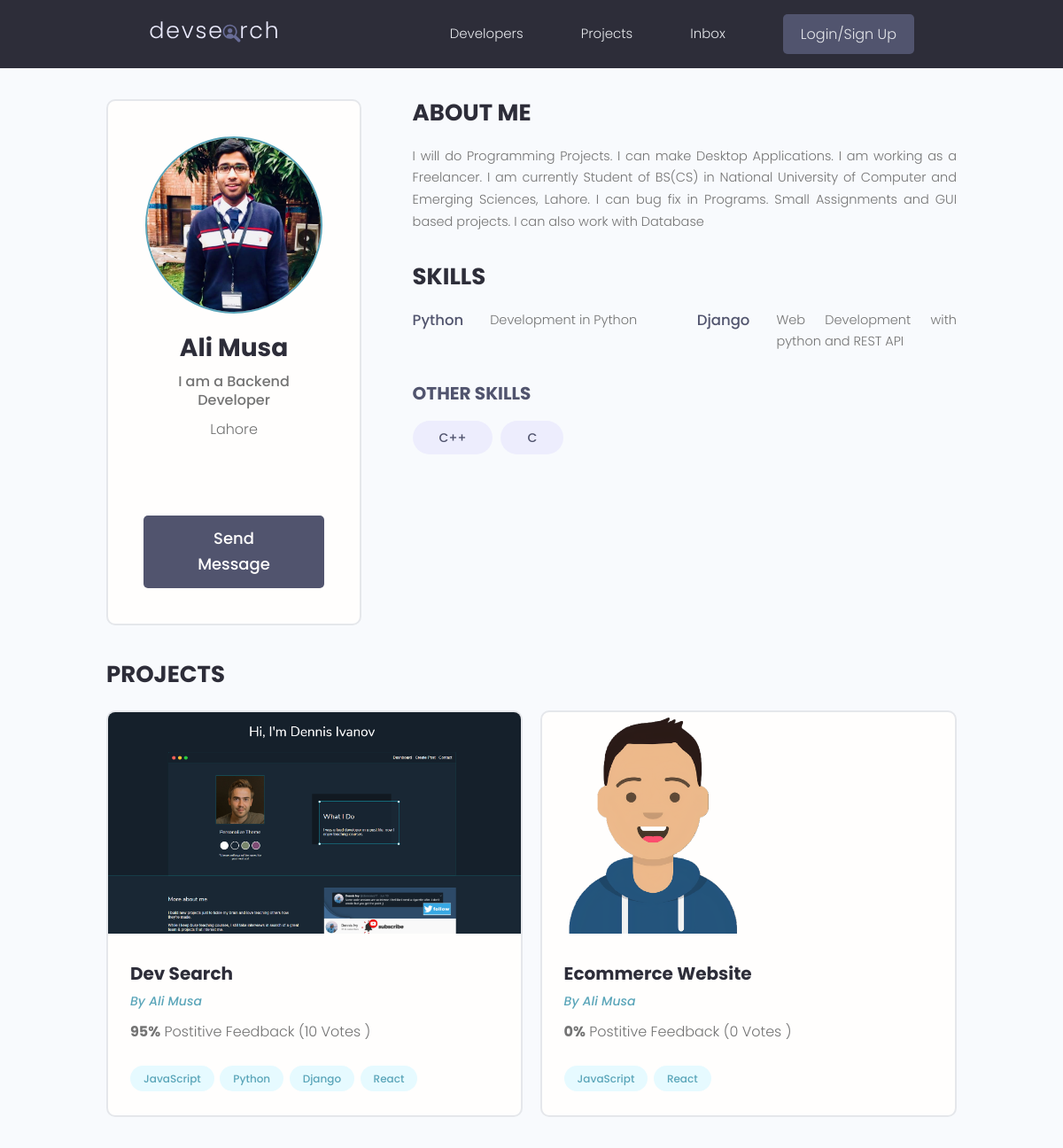
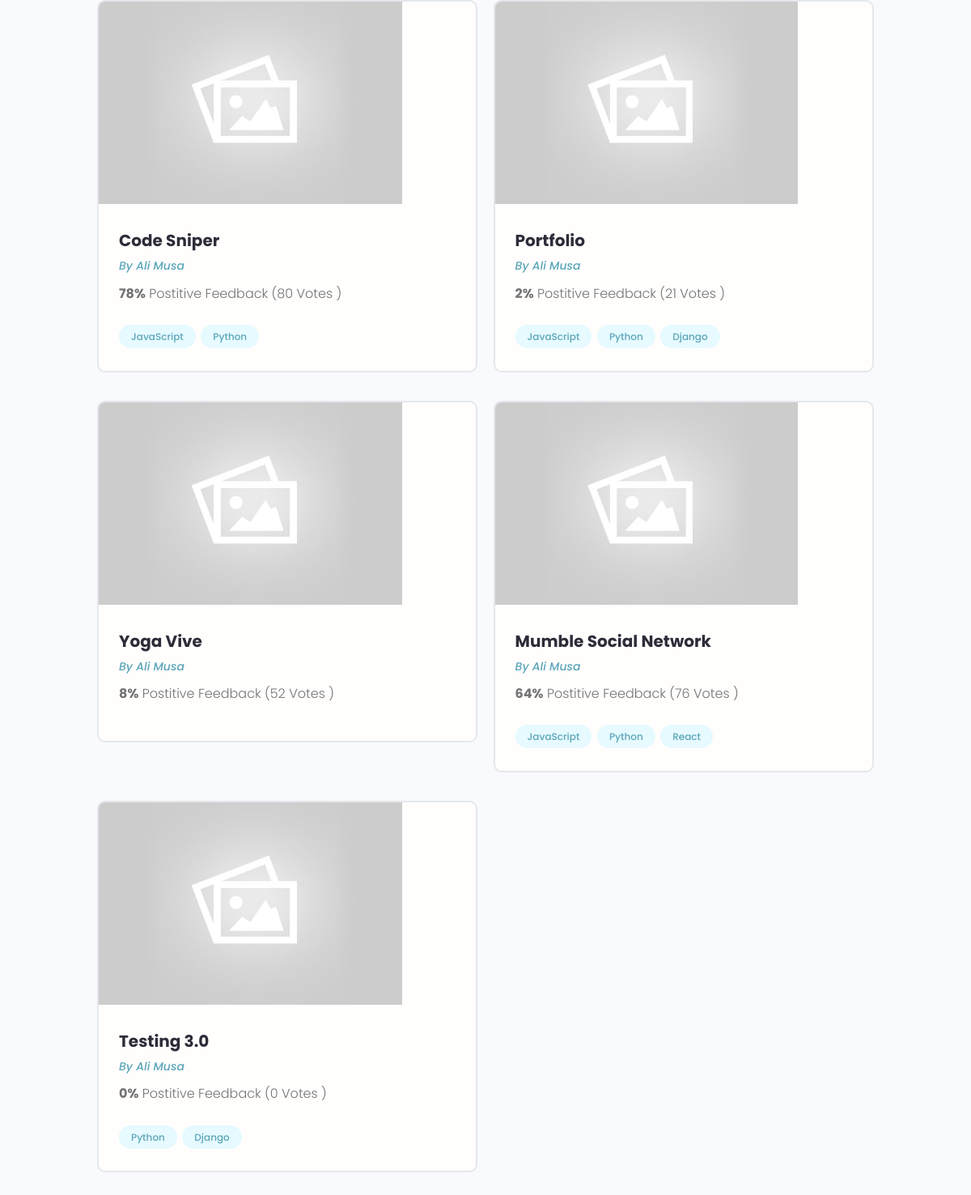
Screenshot of /profile/02c7e98f-ef37-408d-b81f-050dfba50e85/ with the database file from the repository (2 pictures, top to bottom).
### users/models.py (models this page shows, shortened)
class Profile(models.Model):
    user = models.OneToOneField(User, on_delete=models.CASCADE, null = True, blank = True)
    username= models.CharField(max_length=200, blank=True, null = True)
    name = models.CharField(max_length=200, blank=True, null = True)
    email= models.EmailField(max_length=200, blank = True, null = True)
    location = models.CharField(max_length=200, blank = True, null = True)
    short_intro = models.CharField(max_length=200, blank=True, null = True)
    bio = models.TextField(blank = True, null= True)
    profile_image = models.ImageField(null=True, blank = True, upload_to='profiles/', default = 'profiles/user-default.png')
    social_github = models.CharField(max_length=200, blank=True, null = True)
    social_twitter = models.CharField(max_length=200, blank=True, null = True)
    social_linkedin = models.CharField(max_length=200, blank=True, null = True)
    social_youtube = models.CharField(max_length=200, blank=True, null = True)
    created = models.DateTimeField(auto_now_add= True)
    id = models.UUIDField(default=uuid.uuid4, unique=True, primary_key=True, editable = False)

class Skill(models.Model):
    owner = models.ForeignKey(Profile, on_delete=models.CASCADE, null = True, blank=True)
    name = models.CharField(max_length=200, blank=True, null = True)
    description = models.TextField(null =True, blank= True)
    created = models.DateTimeField(auto_now_add= True)
    id = models.UUIDField(default=uuid.uuid4, unique=True, primary_key=True, editable = False)

### projects/models.py (models this page shows, shortened)
class Project(models.Model):
    owner = models.ForeignKey(Profile, null = True, blank = True, on_delete = models.SET_NULL)
    title = models.CharField(max_length=200)
    description = models.TextField(null=True, blank= True)
    feature_image = models.ImageField(null=True, blank=True, default = 'default.jpg')
    demo_link = models.CharField(max_length = 2000, null =True, blank = True)
    source_link = models.CharField(max_length= 2000, null = True, blank = True)
    Tags = models.ManyToManyField('Tags',blank=True)
    created = models.DateTimeField(auto_now_add= True)
    vote_total = models.IntegerField(default = 0, null = True, blank= True)
    vote_ratio = models.IntegerField(default = 0, null = True, blank = True)
    id = models.UUIDField(default=uuid.uuid4, unique=True, primary_key=True, editable = False)

class Tags(models.Model):
    name = models.CharField(max_length=200)
    created = models.DateTimeField(auto_now_add= True)
    id = models.UUIDField(default=uuid.uuid4, unique=True, primary_key=True, editable = False)
    def __str__(self):
        return self.name

### users/views.py (the view)
# urls.py: path('profile/<str:pk>/', views.userProfile, name='user-profile')
def userProfile(request, pk):
    profile = Profile.objects.get(id=pk)
    skills = profile.skill_set.all()
    projects = profile.project_set.all()
    context = {'profile': profile, 'skills': skills, 'projects': projects}
    return render(request, 'users/user-profile.html', context)

### users/templates/users/user-profile.html (shortened to what this page needs)
{% extends 'main.html' %}
{% block content %}
<main class="profile my-md">
    <div class="container">
      <div class="layout">
        <div class="column column--1of3">
          <div class="card text-center">
            <div class="card__body dev">
              <img class="avatar avatar--xl" src="{{ profile.profile_image.url }}" />
              <h2 class="dev__name">{{profile.name}}</h2>
              <p class="dev__title">{{profile.short_intro}}</p>
              <p class="dev__location">{{profile.location}}</p>
              <ul class="dev__social">
              </ul>
              <a href="#" class="btn btn--sub btn--lg">Send Message </a>
            </div>
          </div>
        </div>
        <div class="column column--2of3">
          <div class="devInfo">
            <h3 class="devInfo__title">About Me</h3>
            <p class="devInfo__about">{{profile.bio}}
           </p>
          </div>
          <div class="devInfo">
            <h3 class="devInfo__title">Skills</h3>
            <div class="devInfo__skills">
              <div class="devSkill">
                {% for skill in skills %}
                    {% if skill.description %}
                    <h4 class="devSkill__title">{{skill.name}}</h4>
                    <p class="devSkill__info">
                    {{skill.description}}
                </p>
                    {% endif %}
                {% endfor %}
              </div>
                <h3 class="devInfo__subtitle">Other Skills</h3>
                <div class="devInfo__otherSkills">
                {% for skill  in skills %}
                    {% if not skill.description  %}
                    <span class="tag tag--pill tag--sub tag--lg">
                    <small>{{skill.name}}</small>
                    </span>
                    {% endif %}
                {% endfor %}
                </div>
              </div>
            </div>
          </div>
          <div class="devInfo">
            <h3 class="devInfo__title">Projects</h3>
            <div class="grid grid--two">
            {% for project in projects %}
              <div class="column">
                <div class="card project">
                  <a href="{% url 'product' project.id %}" class="project">
                    <img class="project__thumbnail" src="{{project.feature_image.url}}" alt="project thumbnail" />
                    <div class="card__body">
                      <h3 class="project__title">{{project.title}}</h3>
                      <p><a class="project__author" href="">By {{profile.name}}</a></p>
                      <p class="project--rating">
                        <span style="font-weight: bold;">{{project.vote_ratio}}%</span> Postitive
                        Feedback ({{project.vote_total}} Vote{{project.vote_total|pluralize:"s"}} )
                      </p>
                      <div class="project__tags">
                        {% for tag in project.Tags.all %}
                        <span class="tag tag--pill tag--main">
                          <small>{{tag}}</small>
                        </span>
                        {% endfor %}
                      </div>
                    </div>
                  </a>
                </div>
              </div>
            {% endfor %}
            </div>
          </div>
        </div>
      </div>
  </main>
{%  endblock content %}

### static/styles/app.css (style rules this page uses)
:root { --color-sub: #2d2d39; }
.btn--sub { background-color: var(--color-sub-light); }
.card { border: 2px solid var(--color-light); }
img { width: 100%; }
.profile .card > .dev { padding: 4rem; }
.dev__name { color: var(--color-sub); font-size: 2.8rem; font-weight: 700; margin-top: 1rem; margin-bottom: 0.5rem; }
.dev__title { font-size: 1.6rem; font-weight: 500; line-height: 1.3; }
.dev__location { margin-top: 1rem; }
.dev__social { margin: 3rem 0; list-style: none; display: flex; justify-content: center; gap: 1.5rem; }
.devInfo { margin-bottom: 3rem; }
.devInfo__title, .devInfo__subtitle { font-size: 2.6rem; color: var(--color-sub); text-transform: uppercase; font-weight: 700; margin-bottom: 1.5rem; }
.devInfo__subtitle { font-size: 2rem; color: var(--color-sub-light); }
.devInfo__about, .devSkill__info { font-size: 1.45rem; line-height: 1.7; text-align: justify; }
.devSkill { margin-bottom: 3rem; }
.devSkill__title { font-size: 1.65rem; font-weight: 500; color: var(--color-sub-light); }
@media screen and (min-width: 700px) { .devSkill { display: flex; justify-content: space-between; gap: 3rem; } }
@media screen and (min-width: 700px) { .devSkill__info { flex-basis: 80%; } }
.project__author { font-size: 1.4rem; font-style: italic; }
.project--rating { margin-bottom: 1.6em; margin-top: .5em; }
.project__thumbnail { height: 25rem; object-fit: cover; object-position: top center; }
.project__title { font-size: 2rem; font-weight: 700; color: var(--color-sub); }

### static/uikit/styles/modules/_variables.css (style rules this page uses)
:root { --color-main: #5aa5b9; --color-main-light: #e6faff; --color-sub: #3f4156; --color-sub-light: #51546e; --color-sub-lighter: #ededfd; --color-text: #737373; --color-gray: #8b8b8b; --color-light: #e5e7eb; --color-light-gray: #767676; --color-bg: #f8fafd; --color-white: #fffefd; --color-white-light: #f3f3f3; --color-success: #359e64; --color-success-bg: #def8e8; --color-error: #fc4b0b; --color-error-bg: #fff2ee; --font-base: 'Poppins', arial, helvetica, 'Segoe UI', roboto, ubuntu, sans-serif; --font-monospace: 'Fira Code', 'Courier New', courier, monospace; --font-regular: 300; --font-medium: 500; --font-bold: 700; --generic-shadow: 1px 1px 5px #00000010; --generic-transition: all 0.3s ease-in-out; }

### static/uikit/styles/modules/_base.css (style rules this page uses)
* { margin: 0; padding: 0; box-sizing: border-box; text-rendering: optimizeLegibility; color: inherit; font-size: inherit; }
html { font-size: 50%; }
@media only screen and (min-width: 480px) { html { font-size: 56.25%; } }
@media only screen and (min-width: 1200px) { html { font-size: 62.5%; } }
body { line-height: 1.6; font-weight: 400; font-size: 1.5rem; color: var(--color-text); background-color: var(--color-bg); min-height: 100vh; }

### static/uikit/styles/modules/_typography.css (style rules this page uses)
* { font-family: var(--font-base); }
h2 { font-size: 3.6rem; font-weight: var(--font-bold); }
h3 { font-size: 3.2rem; font-weight: var(--font-medium); }
h4 { font-size: 2.8rem; font-weight: var(--font-medium); }
p, span, strong { font-size: 1.6rem; color: var(--color-text); font-weight: var(--font-regular); }
a { padding-bottom: 2px; text-decoration: none; display: inline-block; color: var(--color-main); font-weight: var(--font-medium); }

### static/uikit/styles/modules/_utilities.css (style rules this page uses)
.container { width: 92%; max-width: 165rem; margin: 0 auto; box-sizing: border-box; }
@media screen and (min-width: 1000px) { .container { width: 90%; } }
@media screen and (min-width: 1200px) { .container { width: 80%; } }
.text-center { text-align: center; }
.my-md { margin: 3rem auto; }

### static/uikit/styles/modules/_avatar.css (style rules this page uses)
.avatar { border-radius: 50%; border: 2px solid var(--color-main); object-fit: cover; }
.avatar--xl { height: 20rem; width: 20rem; }

### static/uikit/styles/modules/_button.css (style rules this page uses)
.btn { display: inline-block; position: relative; cursor: pointer; background-color: var(--color-light); font-weight: var(--font-medium); color: var(--color-sub); text-decoration: none; padding: 1rem 2rem; border-radius: 0.5rem; border: none; width: -webkit-fit-content; width: -moz-fit-content; width: fit-content; height: -webkit-fit-content; height: -moz-fit-content; height: fit-content; font-size: 1.6rem; outline-width: 0; outline-color: transparent; -webkit-backface-visibility: hidden; backface-visibility: hidden; transition: all 0.3s ease-in-out; }
.btn--sub { background-color: var(--color-sub); color: var(--color-white); }
.btn--lg { font-size: 1.8rem; padding: 1.2rem 4.5rem; }

### static/uikit/styles/modules/_card.css (style rules this page uses)
.card { border-radius: 1rem; background-color: var(--color-white); border: 1.5px solid var(--color-light); width: auto; height: auto; margin-top: 0.5rem; margin-bottom: 0.5rem; overflow: hidden; }
.card__body, .card__header { padding: 2rem 2.5rem; }

### rows the page displays
Profile: profile_image (picture), name "Ali Musa", short_intro "I am a Backend Developer", location "Lahore", bio "I will do Programming Projects. I can make Desktop Applications. I am working as a Freelancer. I am currently Student of BS(CS) in National University of Computer and Emerging Sciences, Lahore. I can bug fix in Programs. Small Assignments and GUI based projects. I can also work with Database"
Skill: name "Python", description "Development in Python"
Skill: name "Django", description "Web Development with python and REST API"
Skill: name "C++"
Skill: name "C"
Project: feature_image (picture), title "Dev Search", vote_ratio "95", vote_total "10"
Tags: name "JavaScript"
Tags: name "Python"
Tags: name "Django"
Tags: name "React"
Project: feature_image (picture), title "Ecommerce Website", vote_ratio "0", vote_total "0"
Project: feature_image (placeholder picture), title "Code Sniper", vote_ratio "78", vote_total "80"
Project: feature_image (placeholder picture), title "Portfolio", vote_ratio "2", vote_total "21"
Project: feature_image (placeholder picture), title "Yoga Vive", vote_ratio "8", vote_total "52"
Project: feature_image (placeholder picture), title "Mumble Social Network", vote_ratio "64", vote_total "76"
Project: feature_image (placeholder picture), title "Testing 3.0", vote_ratio "0", vote_total "0"
